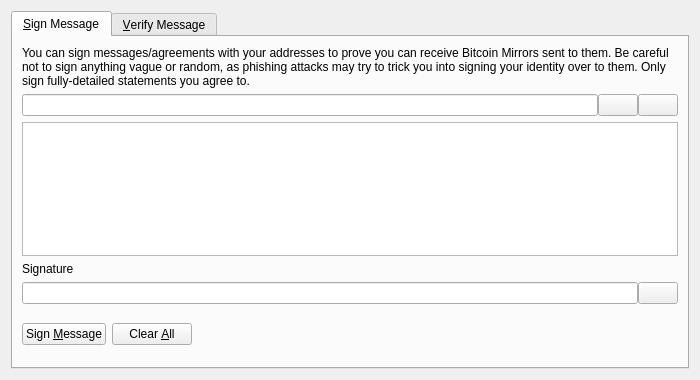
<?xml version="1.0" encoding="UTF-8"?>
<ui version="4.0">
 <class>SignVerifyMessageDialog</class>
 <widget class="QDialog" name="SignVerifyMessageDialog">
  <property name="geometry">
   <rect>
    <x>0</x>
    <y>0</y>
    <width>700</width>
    <height>380</height>
   </rect>
  </property>
  <property name="windowTitle">
   <string>Signatures - Sign / Verify a Message</string>
  </property>
  <property name="modal">
   <bool>true</bool>
  </property>
  <layout class="QVBoxLayout" name="verticalLayout">
   <item>
    <widget class="QTabWidget" name="tabWidget">
     <property name="currentIndex">
      <number>0</number>
     </property>
     <widget class="QWidget" name="tabSignMessage">
      <attribute name="title">
       <string>&amp;Sign Message</string>
      </attribute>
      <layout class="QVBoxLayout" name="verticalLayout_SM">
       <item>
        <widget class="QLabel" name="infoLabel_SM">
         <property name="text">
          <string>You can sign messages/agreements with your addresses to prove you can receive Bitcoin Mirrors sent to them. Be careful not to sign anything vague or random, as phishing attacks may try to trick you into signing your identity over to them. Only sign fully-detailed statements you agree to.</string>
         </property>
         <property name="textFormat">
          <enum>Qt::PlainText</enum>
         </property>
         <property name="wordWrap">
          <bool>true</bool>
         </property>
        </widget>
       </item>
       <item>
        <layout class="QHBoxLayout" name="horizontalLayout_1_SM">
         <property name="spacing">
          <number>0</number>
         </property>
         <item>
          <widget class="QValidatedLineEdit" name="addressIn_SM">
           <property name="toolTip">
            <string>The Bitcoin Mirror address to sign the message with</string>
           </property>
          </widget>
         </item>
         <item>
          <widget class="QPushButton" name="addressBookButton_SM">
           <property name="toolTip">
            <string>Choose previously used address</string>
           </property>
           <property name="text">
            <string/>
           </property>
           <property name="icon">
            <iconset resource="../bitcoin.qrc">
             <normaloff>:/icons/address-book</normaloff>:/icons/address-book</iconset>
           </property>
           <property name="shortcut">
            <string>Alt+A</string>
           </property>
           <property name="autoDefault">
            <bool>false</bool>
           </property>
          </widget>
         </item>
         <item>
          <widget class="QPushButton" name="pasteButton_SM">
           <property name="toolTip">
            <string>Paste address from clipboard</string>
           </property>
           <property name="text">
            <string/>
           </property>
           <property name="icon">
            <iconset resource="../bitcoin.qrc">
             <normaloff>:/icons/editpaste</normaloff>:/icons/editpaste</iconset>
           </property>
           <property name="shortcut">
            <string>Alt+P</string>
           </property>
           <property name="autoDefault">
            <bool>false</bool>
           </property>
          </widget>
         </item>
        </layout>
       </item>
       <item>
        <widget class="QPlainTextEdit" name="messageIn_SM">
         <property name="toolTip">
          <string>Enter the message you want to sign here</string>
         </property>
        </widget>
       </item>
       <item>
        <widget class="QLabel" name="signatureLabel_SM">
         <property name="text">
          <string>Signature</string>
         </property>
         <property name="textFormat">
          <enum>Qt::PlainText</enum>
         </property>
        </widget>
       </item>
       <item>
        <layout class="QHBoxLayout" name="horizontalLayout_2_SM">
         <property name="spacing">
          <number>0</number>
         </property>
         <item>
          <widget class="QLineEdit" name="signatureOut_SM">
           <property name="font">
            <font>
             <italic>true</italic>
            </font>
           </property>
           <property name="readOnly">
            <bool>true</bool>
           </property>
          </widget>
         </item>
         <item>
          <widget class="QPushButton" name="copySignatureButton_SM">
           <property name="toolTip">
            <string>Copy the current signature to the system clipboard</string>
           </property>
           <property name="text">
            <string/>
           </property>
           <property name="icon">
            <iconset resource="../bitcoin.qrc">
             <normaloff>:/icons/editcopy</normaloff>:/icons/editcopy</iconset>
           </property>
           <property name="autoDefault">
            <bool>false</bool>
           </property>
          </widget>
         </item>
        </layout>
       </item>
       <item>
        <layout class="QHBoxLayout" name="horizontalLayout_3_SM">
         <item>
          <widget class="QPushButton" name="signMessageButton_SM">
           <property name="toolTip">
            <string>Sign the message to prove you own this Bitcoin Mirror address</string>
           </property>
           <property name="text">
            <string>Sign &amp;Message</string>
           </property>
           <property name="icon">
            <iconset resource="../bitcoin.qrc">
             <normaloff>:/icons/edit</normaloff>:/icons/edit</iconset>
           </property>
           <property name="autoDefault">
            <bool>false</bool>
           </property>
          </widget>
         </item>
         <item>
          <widget class="QPushButton" name="clearButton_SM">
           <property name="toolTip">
            <string>Reset all sign message fields</string>
           </property>
           <property name="text">
            <string>Clear &amp;All</string>
           </property>
           <property name="icon">
            <iconset resource="../bitcoin.qrc">
             <normaloff>:/icons/remove</normaloff>:/icons/remove</iconset>
           </property>
           <property name="autoDefault">
            <bool>false</bool>
           </property>
          </widget>
         </item>
         <item>
          <spacer name="horizontalSpacer_1_SM">
           <property name="orientation">
            <enum>Qt::Horizontal</enum>
           </property>
           <property name="sizeHint" stdset="0">
            <size>
             <width>40</width>
             <height>48</height>
            </size>
           </property>
          </spacer>
         </item>
         <item>
          <widget class="QLabel" name="statusLabel_SM">
           <property name="font">
            <font>
             <weight>75</weight>
             <bold>true</bold>
            </font>
           </property>
           <property name="text">
            <string/>
           </property>
           <property name="wordWrap">
            <bool>true</bool>
           </property>
          </widget>
         </item>
         <item>
          <spacer name="horizontalSpacer_2_SM">
           <property name="orientation">
            <enum>Qt::Horizontal</enum>
           </property>
           <property name="sizeHint" stdset="0">
            <size>
             <width>40</width>
             <height>48</height>
            </size>
           </property>
          </spacer>
         </item>
        </layout>
       </item>
      </layout>
     </widget>
     <widget class="QWidget" name="tabVerifyMessage">
      <attribute name="title">
       <string>&amp;Verify Message</string>
      </attribute>
      <layout class="QVBoxLayout" name="verticalLayout_VM">
       <item>
        <widget class="QLabel" name="infoLabel_VM">
         <property name="text">
          <string>Enter the receiver's address, message (ensure you copy line breaks, spaces, tabs, etc. exactly) and signature below to verify the message. Be careful not to read more into the signature than what is in the signed message itself, to avoid being tricked by a man-in-the-middle attack. Note that this only proves the signing party receives with the address, it cannot prove sendership of any transaction!</string>
         </property>
         <property name="textFormat">
          <enum>Qt::PlainText</enum>
         </property>
         <property name="alignment">
          <set>Qt::AlignLeading|Qt::AlignLeft|Qt::AlignTop</set>
         </property>
         <property name="wordWrap">
          <bool>true</bool>
         </property>
        </widget>
       </item>
       <item>
        <layout class="QHBoxLayout" name="horizontalLayout_1_VM">
         <property name="spacing">
          <number>0</number>
         </property>
         <item>
          <widget class="QValidatedLineEdit" name="addressIn_VM">
           <property name="toolTip">
            <string>The Bitcoin Mirror address the message was signed with</string>
           </property>
          </widget>
         </item>
         <item>
          <widget class="QPushButton" name="addressBookButton_VM">
           <property name="toolTip">
            <string>Choose previously used address</string>
           </property>
           <property name="text">
            <string/>
           </property>
           <property name="icon">
            <iconset resource="../bitcoin.qrc">
             <normaloff>:/icons/address-book</normaloff>:/icons/address-book</iconset>
           </property>
           <property name="shortcut">
            <string>Alt+A</string>
           </property>
           <property name="autoDefault">
            <bool>false</bool>
           </property>
          </widget>
         </item>
        </layout>
       </item>
       <item>
        <widget class="QPlainTextEdit" name="messageIn_VM"/>
       </item>
       <item>
        <widget class="QValidatedLineEdit" name="signatureIn_VM"/>
       </item>
       <item>
        <layout class="QHBoxLayout" name="horizontalLayout_2_VM">
         <item>
          <widget class="QPushButton" name="verifyMessageButton_VM">
           <property name="toolTip">
            <string>Verify the message to ensure it was signed with the specified Bitcoin Mirror address</string>
           </property>
           <property name="text">
            <string>Verify &amp;Message</string>
           </property>
           <property name="icon">
            <iconset resource="../bitcoin.qrc">
             <normaloff>:/icons/transaction_0</normaloff>:/icons/transaction_0</iconset>
           </property>
           <property name="autoDefault">
            <bool>false</bool>
           </property>
          </widget>
         </item>
         <item>
          <widget class="QPushButton" name="clearButton_VM">
           <property name="toolTip">
            <string>Reset all verify message fields</string>
           </property>
           <property name="text">
            <string>Clear &amp;All</string>
           </property>
           <property name="icon">
            <iconset resource="../bitcoin.qrc">
             <normaloff>:/icons/remove</normaloff>:/icons/remove</iconset>
           </property>
           <property name="autoDefault">
            <bool>false</bool>
           </property>
          </widget>
         </item>
         <item>
          <spacer name="horizontalSpacer_1_VM">
           <property name="orientation">
            <enum>Qt::Horizontal</enum>
           </property>
           <property name="sizeHint" stdset="0">
            <size>
             <width>40</width>
             <height>48</height>
            </size>
           </property>
          </spacer>
         </item>
         <item>
          <widget class="QLabel" name="statusLabel_VM">
           <property name="font">
            <font>
             <weight>75</weight>
             <bold>true</bold>
            </font>
           </property>
           <property name="text">
            <string/>
           </property>
           <property name="wordWrap">
            <bool>true</bool>
           </property>
          </widget>
         </item>
         <item>
          <spacer name="horizontalSpacer_2_VM">
           <property name="orientation">
            <enum>Qt::Horizontal</enum>
           </property>
           <property name="sizeHint" stdset="0">
            <size>
             <width>40</width>
             <height>48</height>
            </size>
           </property>
          </spacer>
         </item>
        </layout>
       </item>
      </layout>
     </widget>
    </widget>
   </item>
  </layout>
 </widget>
 <customwidgets>
  <customwidget>
   <class>QValidatedLineEdit</class>
   <extends>QLineEdit</extends>
   <header>qvalidatedlineedit.h</header>
  </customwidget>
 </customwidgets>
 <resources>
  <include location="../bitcoin.qrc"/>
 </resources>
 <connections/>
</ui>
